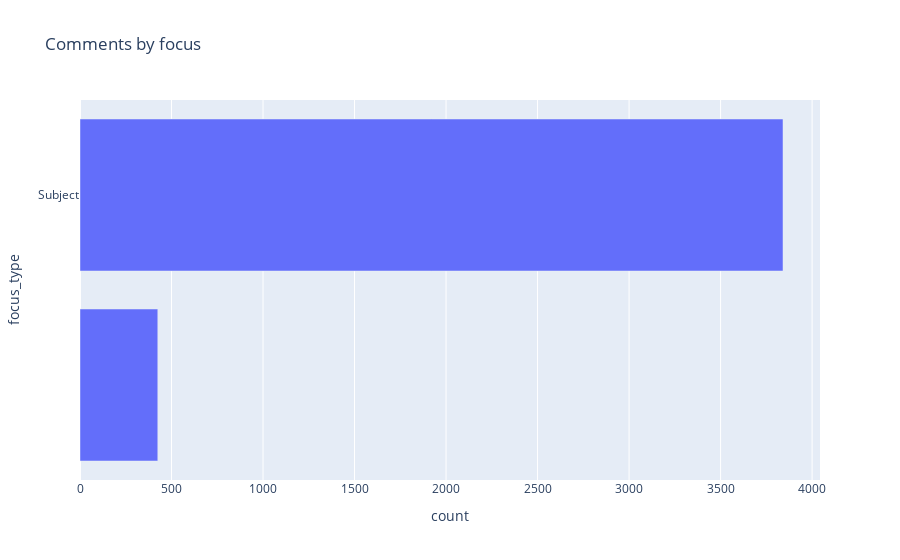

This figure's notebook cell:
### Code cell
fig = px.bar(
    comments.value_counts("focus_type").reset_index(name="count"),
    y="focus_type",
    x="count",
    title="Comments by focus",
)
fig.update_layout(yaxis=dict(categoryorder="category ascending"))
fig.show()

### Figure 1 — Plotly figure (JSON) as saved in the notebook; plotly's stock layout.template omitted (floating-point values rounded to 4 significant figures)
{"data": [{"alignmentgroup": "True", "hovertemplate": "count=%{x}<br>focus_type=%{y}<extra></extra>", "legendgroup": "", "marker": {"color": "#636efa", "pattern": {"shape": ""}}, "name": "", "offsetgroup": "", "orientation": "h", "showlegend": false, "textposition": "auto", "type": "bar", "x": [3841, 425], "xaxis": "x", "y": ["Subject", ""], "yaxis": "y"}], "layout": {"autosize": true, "barmode": "relative", "legend": {"tracegroupgap": 0}, "title": {"text": "Comments by focus"}, "xaxis": {"anchor": "y", "autorange": true, "domain": [0, 1], "range": [0, 4043.0], "title": {"text": "count"}, "type": "linear"}, "yaxis": {"anchor": "x", "autorange": true, "categoryorder": "category ascending", "domain": [0, 1], "range": [-0.5, 1.5], "title": {"text": "focus_type"}, "type": "category"}}}
